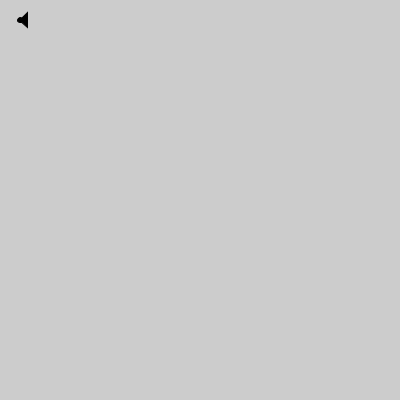
Frame 1 (no input)
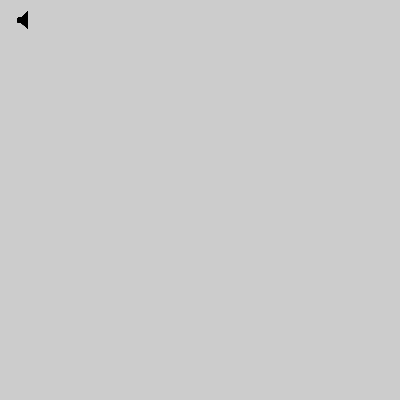
Frame 60 (the mouse pressed at the canvas centre just before this capture)
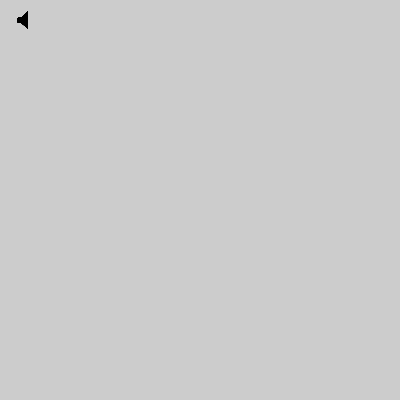
Frame 120 (the mouse held since frame 60 and released just before this capture)

The Processing sketch that drew these frames (run headless with seeded random() and noise(); from frame 60 on, the mouse is pressed at the canvas centre):

// Processing sketch: speaker_symbol
// ── speaker_symbol.pde
void setup() {
  size(400, 400);
  smooth();
}

void draw() {
  fill(000);
  int x1=20;
  int y1=5;
  float k=7.2;
  ellipse(x1, x1, y1, y1);
  triangle(x1+k,x1-k,y1+2*k,x1,x1+k,x1+k);
}
